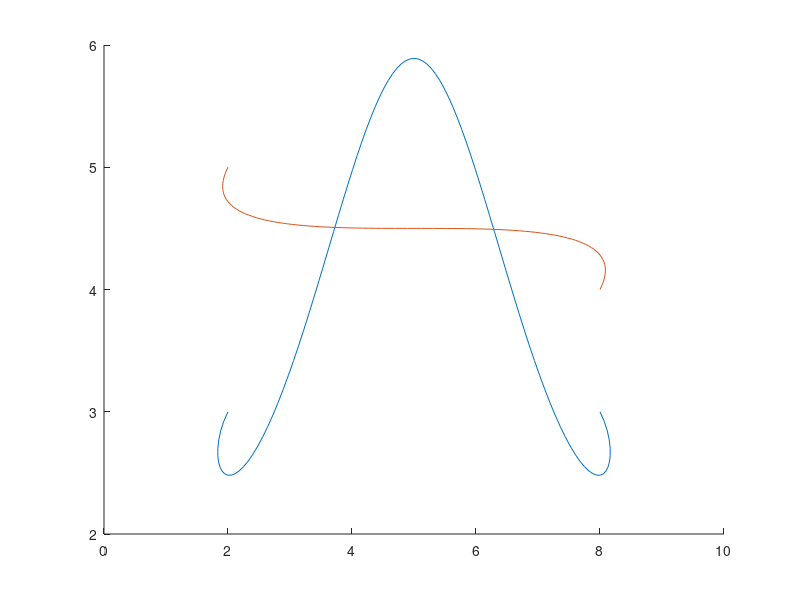
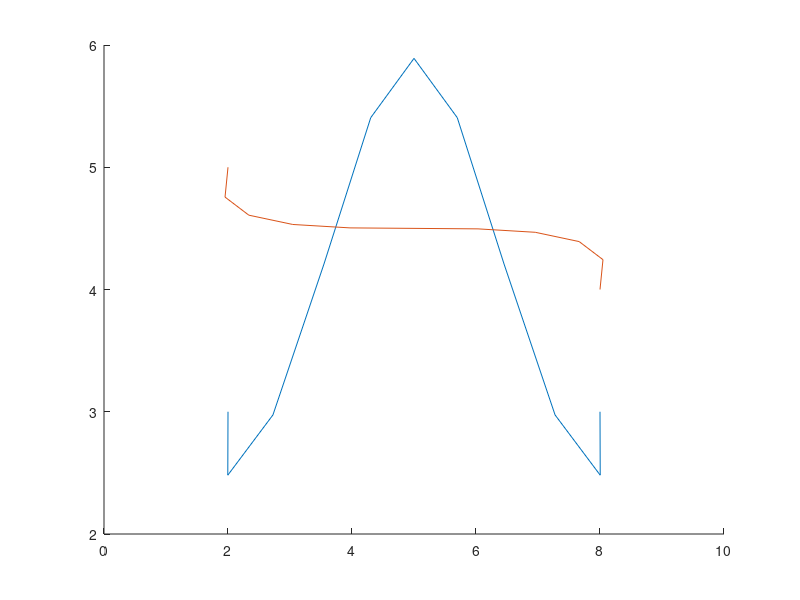
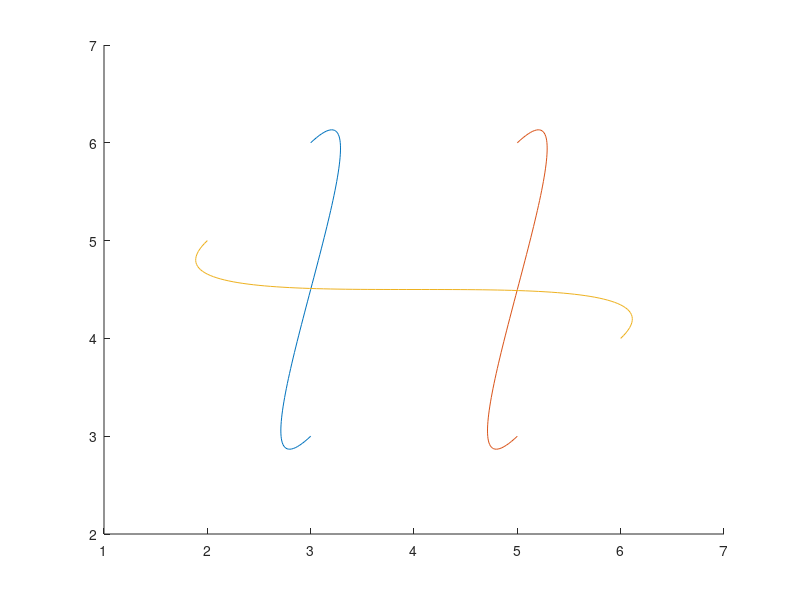

Reproduce these figures in MATLAB, in order.
#ROUSSEL Hugo

1+1 #file not starting with a function, for whatever reason

# I
function res = P(u, p0, p1, t0, t1)
  res = (((u-1)^2) * (2*u+1))*p0 + ((u*u) * (3-2*u))*p1 + (u*(u-1)^2)*t0 + ((u*u)*(u-1))*t1;
endfunction


X = [];
Y = [];
for u = 0:0.01:1
  X = [X; P(u, 50, 150, -180, -5)];
  Y = [Y; P(u, 50, 50, 400, 100)];
endfor

#plot(X,Y)


# II

function res = B(u, n, k)
  res = nchoosek(n, k)*(u^k)*((1-u)^(n-k));
endfunction

function res = b(u, P)
  n = length(P);
  sum = 0;
  for j = 0:(n-1)
    sum = sum + B(u, n-1, j)*P(j+1);
  endfor  
  res = sum;
endfunction

function res = bezier(L, pas)
  figure;
  hold on;
  for i = 1:2:size(L)(1)
    X = [];
    Y = [];
    for u = 0:pas:1
      l1 = L(i,:)(find(L(i,:)));
      l2 = L(i+1,:)(find(L(i+1,:)));
      X = [X b(u, l1)];
      Y = [Y b(u, l2)];
    endfor
    plot(X,Y)
  endfor
  hold off;
endfunction

L = [ 2 1 4 4 5 6 6 9 8 ; 
     3 2 1 7 9 7 1 2 3];
     
#bezier(L, 0.01);

A = [ 2 1 4 4 5 6 6 9 8 ;  
      3 2 1 7 9 7 1 2 3 ;  
      2 1 9 8 0 0 0 0 0 ;  
      5 4 5 4 0 0 0 0 0];
      
bezier(A, 0.01);
bezier(A, 0.1); # la courbure disparait, les segment sont apparent

H = [ 3 2 4 3 ;
      3 2 7 6 ;
      5 4 6 5 ;
      3 2 7 6 ;
      2 1 7 6 ;
      5 4 5 4 ];
bezier(H, 0.01);

